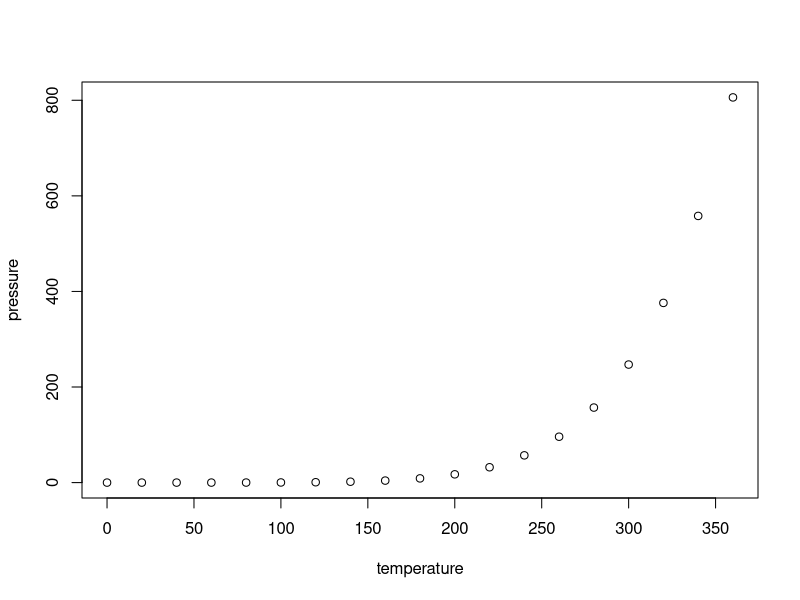
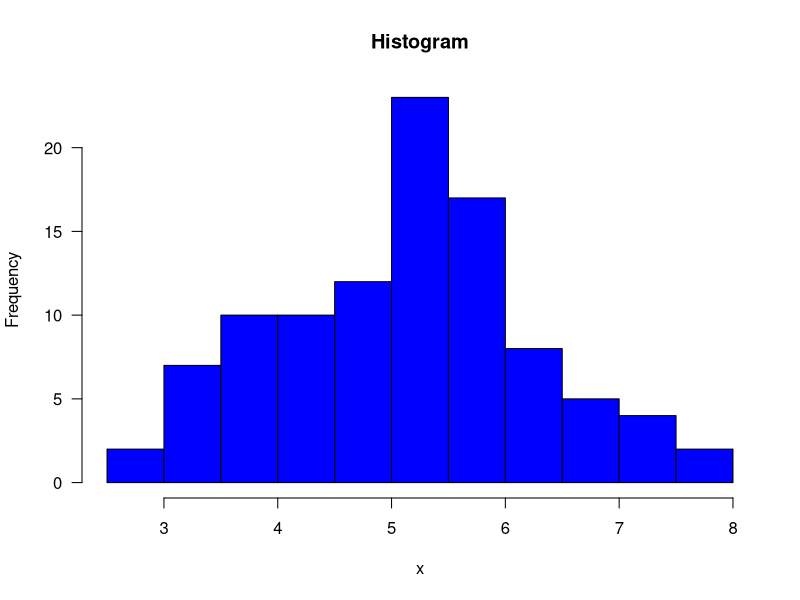
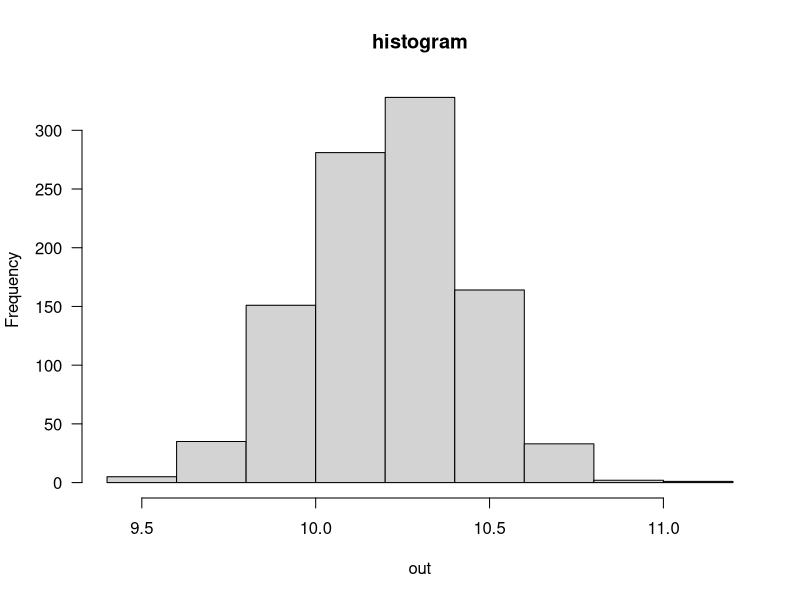

Here is the R script that generated these plots, in order:
## ---- chunk 1
knitr::opts_chunk$set(echo = TRUE)
## ---- chunk 2
summary(cars)
## ---- chunk 3
plot(pressure)
## ---- chunk 4
x = rnorm(n=100, mean=5, sd=1)
sd(x)
## ---- chunk 5
help(hist)
hist(x, las=1, main="Histogram", col="blue")
## ---- chunk 6
set.seed(1)
x=rnorm(50,10,2)
## ---- chunk 7
se_x=sqrt(var(x)/length(x))
out=NULL
for(i in 1:1000){
  sample=sample(x, replace=TRUE)
  out[i]=mean(sample)
}
## ---- chunk 8
hist(out, las=1, main="histogram")
## ---- chunk 9
sd(out)
## ---- chunk 10
se_x
## ---- chunk 11
quantile(out, c(0.025, 0.975))
## ---- chunk 12
CV=NULL
for(i in 1:1000){
 sample=sample(x, replace=TRUE) 
 CV[i]=sd(sample)/mean(sample)
}
quantile(CV, c(0.025, 0.975))
